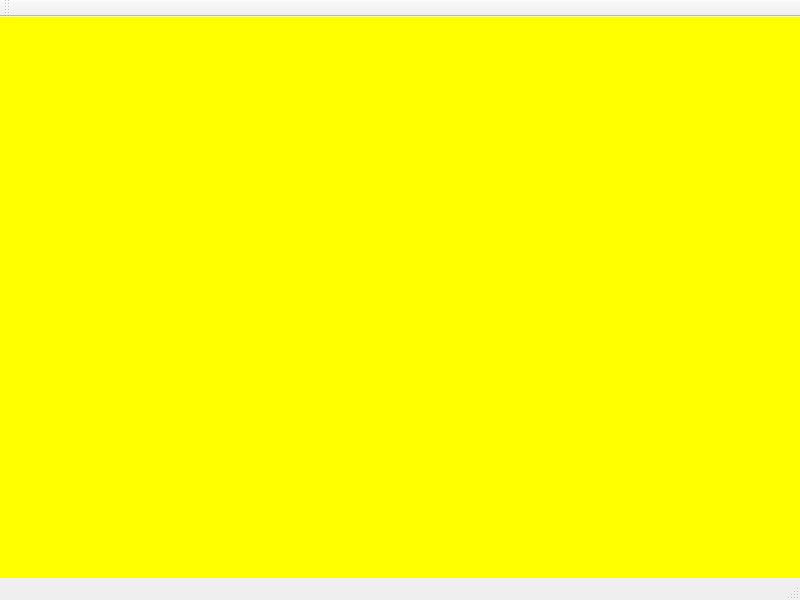
<?xml version="1.0" encoding="UTF-8"?>
<ui version="4.0">
 <class>MainWindow</class>
 <widget class="QMainWindow" name="MainWindow">
  <property name="geometry">
   <rect>
    <x>0</x>
    <y>0</y>
    <width>800</width>
    <height>600</height>
   </rect>
  </property>
  <property name="windowTitle">
   <string>MainWindow</string>
  </property>
  <widget class="QWidget" name="centralWidget">
   <property name="sizePolicy">
    <sizepolicy hsizetype="Expanding" vsizetype="Expanding">
     <horstretch>0</horstretch>
     <verstretch>0</verstretch>
    </sizepolicy>
   </property>
   <property name="styleSheet">
    <string notr="true">background-color: rgb(255, 255, 0);</string>
   </property>
   <widget class="QWidget" name="gridLayoutWidget">
    <property name="geometry">
     <rect>
      <x>219</x>
      <y>9</y>
      <width>571</width>
      <height>531</height>
     </rect>
    </property>
    <layout class="QGridLayout" name="gridLayout">
     <item row="0" column="0">
      <widget class="QWidget" name="widget" native="true"/>
     </item>
    </layout>
   </widget>
  </widget>
  <widget class="QMenuBar" name="menuBar">
   <property name="geometry">
    <rect>
     <x>0</x>
     <y>0</y>
     <width>800</width>
     <height>21</height>
    </rect>
   </property>
  </widget>
  <widget class="QToolBar" name="mainToolBar">
   <attribute name="toolBarArea">
    <enum>TopToolBarArea</enum>
   </attribute>
   <attribute name="toolBarBreak">
    <bool>false</bool>
   </attribute>
  </widget>
  <widget class="QStatusBar" name="statusBar"/>
 </widget>
 <layoutdefault spacing="6" margin="11"/>
 <resources/>
 <connections/>
</ui>
